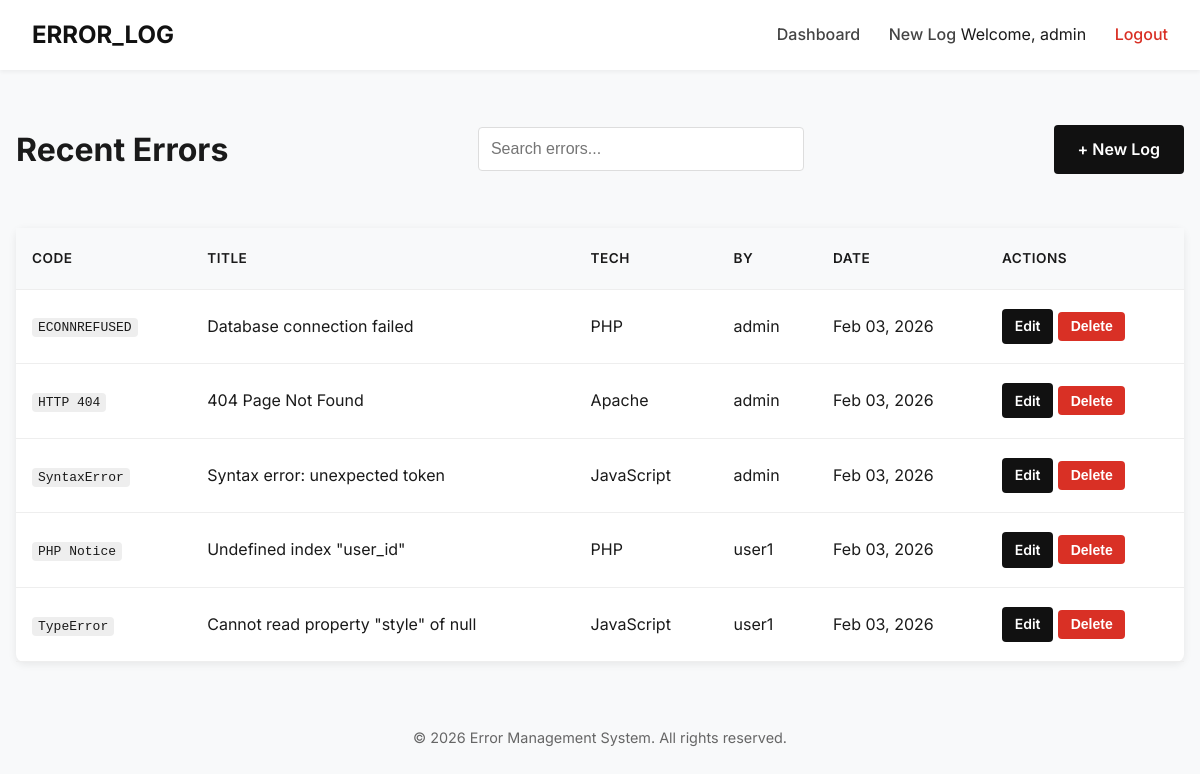
/index.php (signed in), run on the app's committed database.
### tables this page shows
CREATE TABLE IF NOT EXISTS errors (
    id INT AUTO_INCREMENT PRIMARY KEY,
    user_id INT NOT NULL,
    error_code VARCHAR(50),
    title VARCHAR(255) NOT NULL,
    description TEXT NOT NULL,
    solution TEXT,
    language VARCHAR(50),
    created_at TIMESTAMP DEFAULT CURRENT_TIMESTAMP,
    FOREIGN KEY (user_id) REFERENCES users(id) ON DELETE CASCADE
);

CREATE TABLE IF NOT EXISTS users (
    id INT AUTO_INCREMENT PRIMARY KEY,
    username VARCHAR(50) NOT NULL UNIQUE,
    password VARCHAR(255) NOT NULL,
    role ENUM('admin', 'user') DEFAULT 'user',
    created_at TIMESTAMP DEFAULT CURRENT_TIMESTAMP
);

### includes/functions.php (called while the page is built, shortened)
<?php
function h($string) {
    return htmlspecialchars($string, ENT_QUOTES, 'UTF-8');
}
?>

### public/index.php (the view, shortened to what this page needs)
<?php
require_once '../config/db.php';
require_once '../includes/functions.php';
$sql = "SELECT e.*, u.username FROM errors e JOIN users u ON e.user_id = u.id ORDER BY e.created_at DESC";
$result = mysqli_query($conn, $sql);
?>
<?php include '../includes/header.php'; ?>
<div class="container">
    <div class="d-flex justify-between" style="align-items: center; margin-bottom: 2rem;">
        <h1>Recent Errors</h1>
        <div style="position: relative;">
            <input type="text" id="searchInput" placeholder="Search errors..." class="form-control" style="width: 300px;">
        </div>
        <a href="add.php" class="btn btn-primary">+ New Log</a>
    </div>
    <?php if (mysqli_num_rows($result) > 0): ?>
        <div class="card" style="padding: 0;">
            <table class="table">
                <thead>
                    <tr>
                        <th>Code</th>
                        <th>Title</th>
                        <th>Tech</th>
                        <th>By</th>
                        <th>Date</th>
                        <th>Actions</th>
                    </tr>
                </thead>
                <tbody>
                    <?php while($row = mysqli_fetch_assoc($result)): ?>
                        <tr>
                            <td><span style="background:#eee; padding:2px 6px; border-radius:4px; font-family:monospace;"><?= h($row['error_code']) ?></span></td>
                            <td><?= h($row['title']) ?></td>
                            <td><?= h($row['language']) ?></td>
                            <td><?= h($row['username']) ?></td>
                            <td><?= date('M d, Y', strtotime($row['created_at'])) ?></td>
                            <td>
                                <a href="edit.php?id=<?= $row['id'] ?>" class="btn btn-sm btn-primary">Edit</a>
                                <form action="delete.php" method="POST" style="display:inline;" onsubmit="return confirm('Are you sure?')">
                                    <button type="submit" class="btn btn-sm btn-danger">Delete</button>
                                </form>
                            </td>
                        </tr>
                    <?php endwhile; ?>
                </tbody>
            </table>
        </div>
    <?php endif; ?>
</div>
<?php include '../includes/footer.php'; ?>

### includes/header.php (shortened to what this page needs)
<?php
$assets_prefix = strpos($_SERVER['PHP_SELF'], '/public/') !== false ? '../' : '';
?>
<!DOCTYPE html>
<html lang="en">
<head>
    <link rel="stylesheet" href="<?= $assets_prefix ?>assets/css/style.css">
</head>
<body>
<nav class="navbar">
    <a href="index.php" class="navbar-brand">ERROR_LOG</a>
    <div class="nav-links">
        <?php if(isset($_SESSION['user_id'])): ?>
            <a href="index.php">Dashboard</a>
            <a href="add.php">New Log</a>
            <span>Welcome, <?= htmlspecialchars($_SESSION['username']) ?></span>
            <a href="logout.php" style="color: var(--error-color);">Logout</a>
        <?php else: ?>
            <a href="login.php">Login</a>
            <a href="register.php">Register</a>
        <?php endif; ?>
    </div>
</nav>
<div class="main-content">

### includes/footer.php (shortened to what this page needs)
</div>
<footer class="text-center" style="padding: 2rem; margin-top: auto; color: #666; font-size: 0.9rem;">
    &copy; <?= date('Y') ?> Error Management System. All rights reserved.
</footer>
</body>
</html>

### assets/css/style.css (style rules this page uses)
:root { --primary-color: #111; --secondary-color: #444; --background-color: #f8f9fa; --text-color: #1a1a1a; --white: #ffffff; --error-color: #d93025; --success-color: #1e8e3e; --card-shadow: 0 2px 8px rgba(0, 0, 0, 0.08); }
body { font-family: 'Inter', 'Segoe UI', sans-serif; background-color: var(--background-color); color: var(--text-color); margin: 0; padding: 0; line-height: 1.6; }
.navbar { background: var(--white); padding: 1rem 2rem; box-shadow: 0 2px 4px rgba(0, 0, 0, 0.05); display: flex; justify-content: space-between; align-items: center; }
.navbar-brand { font-size: 1.5rem; font-weight: 700; color: var(--primary-color); text-decoration: none; }
.nav-links a { margin-left: 1.5rem; text-decoration: none; color: var(--secondary-color); font-weight: 500; transition: color 0.3s ease; }
.container { max-width: 1200px; margin: 2rem auto; padding: 0 1rem; }
.card { background: var(--white); border-radius: 8px; padding: 2rem; box-shadow: var(--card-shadow); margin-bottom: 2rem; }
.form-control { width: 100%; padding: 0.75rem; border: 1px solid #ddd; border-radius: 4px; font-size: 1rem; transition: border-color 0.3s; }
.btn { display: inline-block; padding: 0.75rem 1.5rem; border-radius: 4px; text-decoration: none; font-weight: 600; cursor: pointer; border: none; transition: background-color 0.3s; }
.btn-primary { background-color: var(--primary-color); color: var(--white); }
.btn-danger { background-color: var(--error-color); color: var(--white); }
.btn-sm { padding: 0.4rem 0.8rem; font-size: 0.875rem; }
.table { width: 100%; border-collapse: collapse; margin-top: 1rem; }
.table th, .table td { padding: 1.2rem 1rem; text-align: left; border-bottom: 1px solid #eee; }
.table th { background-color: #f8f9fa; font-weight: 600; text-transform: uppercase; font-size: 0.85rem; letter-spacing: 0.5px; }
.text-center { text-align: center; }
.d-flex { display: flex; }
.justify-between { justify-content: space-between; }

### data on the page
errors: error_code "ECONNREFUSED", title "Database connection failed", language "PHP", user.username "admin", created_at "Feb 03, 2026"
errors: error_code "HTTP 404", title "404 Page Not Found", language "Apache", user.username "admin", created_at "Feb 03, 2026"
errors: error_code "SyntaxError", title "Syntax error: unexpected token", language "JavaScript", user.username "admin", created_at "Feb 03, 2026"
errors: error_code "PHP Notice", title "Undefined index \"user_id\"", language "PHP", user.username "user1", created_at "Feb 03, 2026"
errors: error_code "TypeError", title "Cannot read property \"style\" of null", language "JavaScript", user.username "user1", created_at "Feb 03, 2026"

### other printed values
$_SESSION['username'] "admin"
